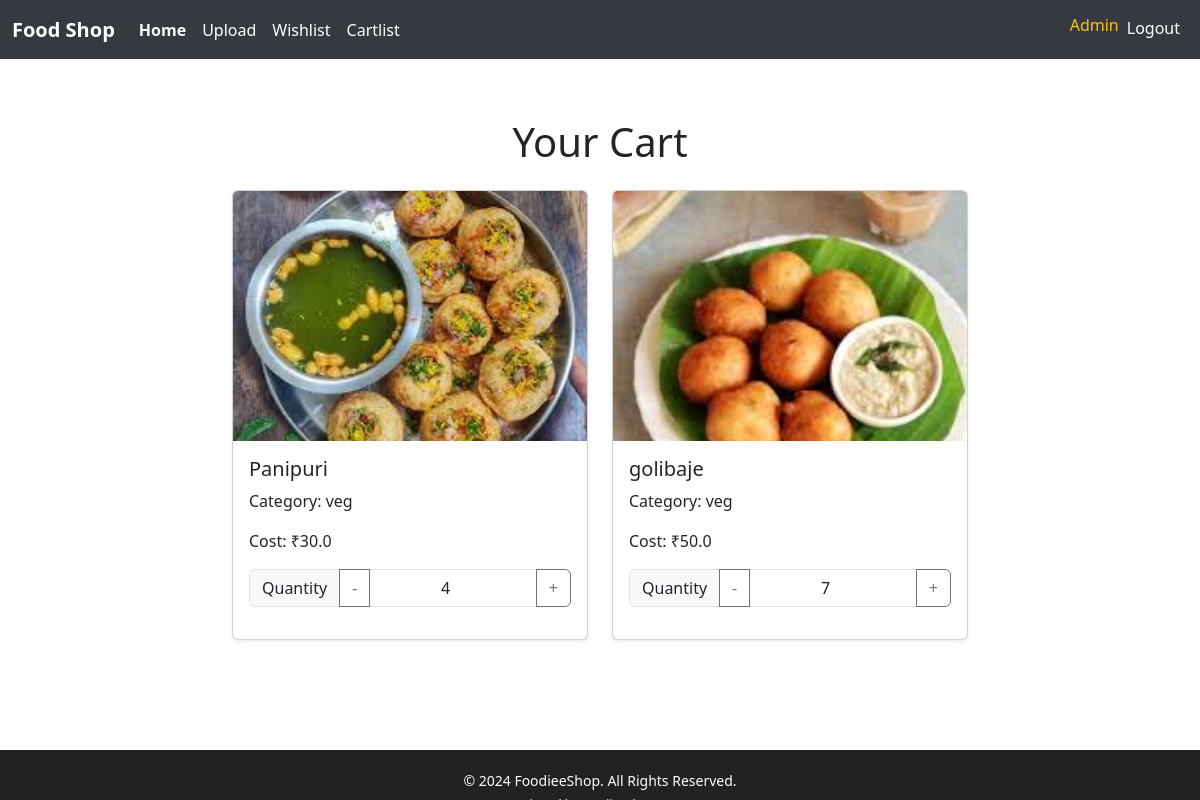
The app's page /Cartlist/ (signed in) with its own data.
### homepage/models.py (models this page shows)
class CartItem(models.Model):
    cart=models.ForeignKey(Cart,on_delete=models.CASCADE,null=True,blank=True) #whatever related is chanegd
    product=models.ForeignKey(Foodimages,on_delete=models.CASCADE)
    cart_count=models.IntegerField(default=1)
    created = models.DateTimeField(auto_now_add=True)  # Set once when created
    updated = models.DateTimeField(auto_now=True)

class Foodimages(models.Model):
    name = models.CharField(max_length=100)
    category = models.TextField()
    cost = models.FloatField()
    images = models.ImageField(upload_to="foodimages/")

### homepage/views.py (the view)
# urls.py: path('Cartlist/', views.show_cartlist, name='cartwish'),
@login_required(login_url="/Login")
def show_cartlist(request):
    cart,created=Cart.objects.get_or_create(user=request.user)
    cart_items=CartItem.objects.filter(cart=cart)
    return render(request,"Cartlist.html",{"user_products": cart_items})

### Template/Cartlist.html (shortened to what this page needs)
{% extends 'main.html' %}
{% block body_block %}
<div class="container mt-5">
    <h1 class="text-center mb-4">Your Cart</h1>
    {% if user_products %}
        <div class="row justify-content-center">
            {% for item in user_products %}
                <div class="col-md-6 col-lg-4 mb-4">
                    <div class="card shadow-sm">
                        <img src="{{ item.product.images.url }}" class="card-img-top img-fluid" alt="{{ item.product.name }}" style="height: 250px; object-fit: cover;">
                        <div class="card-body">
                            <h5 class="card-title">{{ item.product.name }}</h5>
                            <p class="card-text">Category: {{ item.product.category }}</p>
                            <p class="card-text">Cost: ₹{{ item.product.cost }}</p>
                            <div class="input-group mb-3">
                                <span class="input-group-text">Quantity</span>
                                <button class="btn btn-outline-secondary" id="decrementbtn{{ forloop.counter }}">-</button>
                                <input type="number" id="inputBtn{{ forloop.counter }}" class="form-control text-center" value="{{ item.cart_count }}" min="1">
                                <button class="btn btn-outline-secondary" id="incrementbtn{{ forloop.counter }}">+</button>
                            </div>
                        </div>
                    </div>
                </div>
            {% endfor %}
        </div>
    {% else %}
        <p class="text-center">Your cart is empty.</p>
    {% endif %}
</div>
{% endblock body_block %}

### Template/main.html (shortened to what this page needs)
<!DOCTYPE html>
<html lang="en">
<head>
    <link href="https://cdn.jsdelivr.net/npm/bootstrap@5.3.3/dist/css/bootstrap.min.css" rel="stylesheet"
>
</head>
<body>
    <nav class="navbar navbar-expand-lg navbar-dark fixed-top">
        <div class="container-fluid">
            <a class="navbar-brand" href="#">Food Shop</a>
            <div class="collapse navbar-collapse" id="navbarNavDropdown">
                <ul class="navbar-nav me-auto mb-2 mb-lg-0">
                    <li class="nav-item">
                        <a class="nav-link active" aria-current="page" href="{% url 'home' %}">Home</a>
                    </li>
                    <li class="nav-item">
                        <a class="nav-link" href="{% url 'upload_images' %}">Upload</a>
                    </li>
                    <li class="nav-item">
                        <a class="nav-link" href="{% url 'showwish' %}">Wishlist</a>
                    </li>
                    <li class="nav-item">
                        <a class="nav-link" href="{% url 'cartwish' %}">Cartlist</a>
                    </li>
                </ul>
                <ul class="navbar-nav ms-auto">
                    {% if user.is_authenticated %}
                    <li class="nav-item">
                        <h6 class="navbar-text">{{ user.username }}</h6>
                    </li>
                    <li class="nav-item">
                        <a class="nav-link" href="{% url 'logout' %}">Logout</a>
                    </li>
                    {% else %}
                    <li class="nav-item">
                        <a class="nav-link" href="{% url 'login' %}">Login</a>
                    </li>
                    {% endif %}
                </ul>
            </div>
        </div>
    </nav>
    {% block body_block %}{% endblock %}
    <footer style="background-color: #222; color: #fff; text-align: center; padding: 20px 10px;">
        <p style="margin: 0; font-size: 14px;">© 2024 FoodieeShop. All Rights Reserved.</p>
    </footer>
</body>
</html>

### Template/main.html (style rules this page uses)
.navbar { background-color: #343a40; }
.navbar-brand { color: #fff; font-weight: bold; }
.navbar-nav .nav-link { color: #fff; }
.navbar-nav .nav-link.active { color: #f8f9fa; font-weight: bold; }
footer { background-color: burlywood; text-align: center; height: 50px; padding-top: 10px; position: fixed; width: 100%; bottom: 0; }
body { margin-top: 70px; }
.navbar-nav h6 { margin-left: 10px; color: #ffc107; }
body, html { width: 100%; overflow-x: hidden; }

### records on screen
CartItem: product.images (picture), product.name "Panipuri", product.category "veg", product.cost "30.0", cart_count "4"
CartItem: product.images (picture), product.name "golibaje", product.category "veg", product.cost "50.0", cart_count "7"

### other values on screen
{{ user.username }} "Admin"
